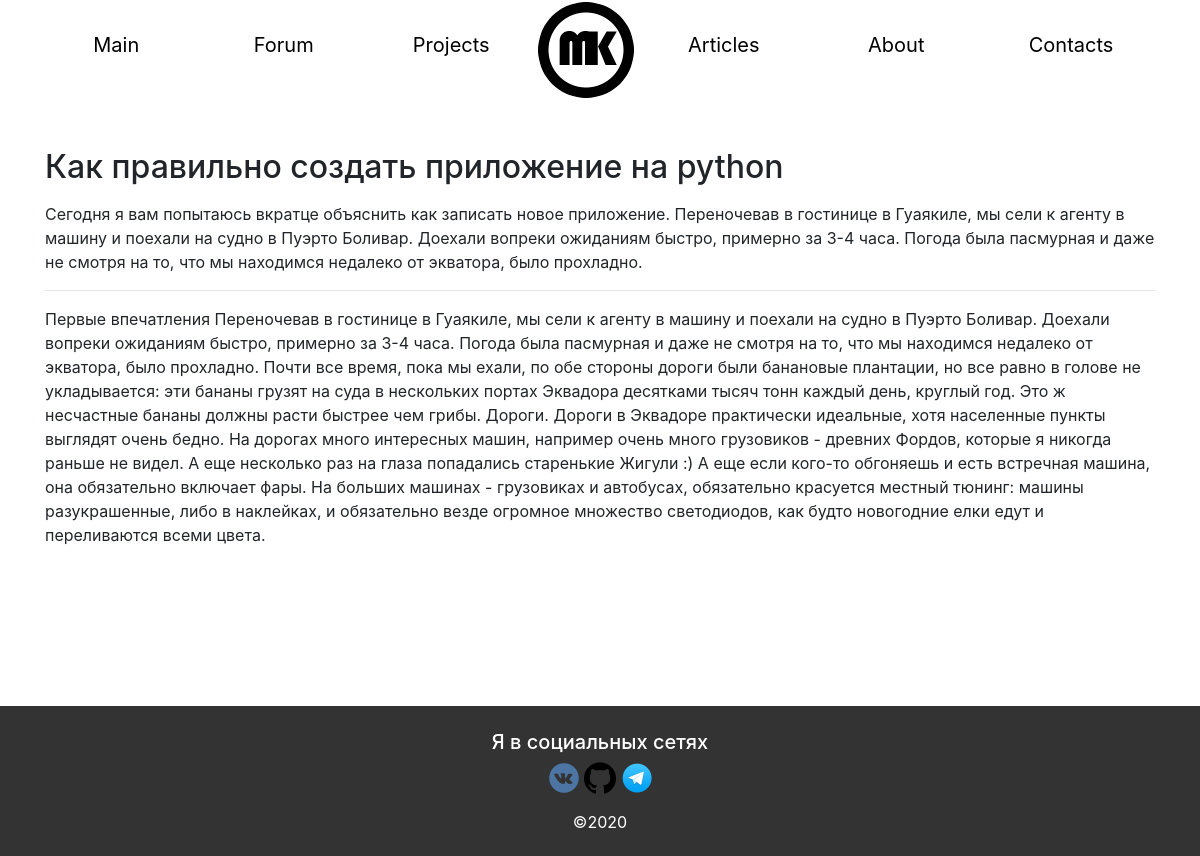
The page /article/detail/1/ on the database as committed earlier.
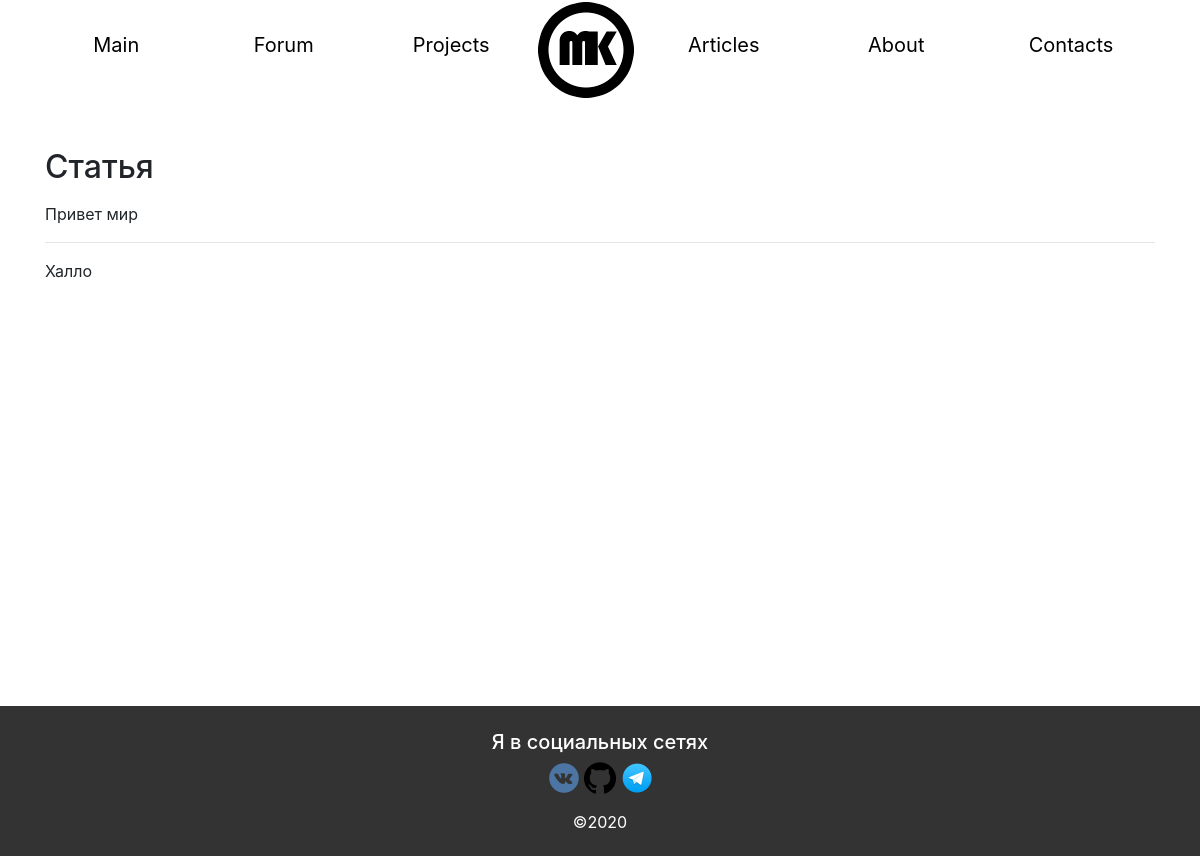
The same page on the database as committed later.
### main/models.py (models this page shows, shortened)
class Article(models.Model):
	title = models.CharField(max_length=150, db_index=True, verbose_name='Название статьи')
	description = models.TextField(max_length=2000, db_index=True, verbose_name='Краткое описание статьи')
	content = RichTextField(blank=True, db_index=True, verbose_name='Текст статьи')
	date_pub = models.DateTimeField(auto_now_add=True, verbose_name='Дата публикации')
	class Meta:
		verbose_name='Статья'
		verbose_name_plural='Статьи'
		ordering = ['-date_pub']

### main/views.py (the view)
# urls.py: path('article/detail/<int:pk>/', article_detail, name='article_detail_name'),
def article_detail(request, pk):
	article = get_object_or_404(Article, pk=pk)
	context = {'article': article}
	return render(request, 'main/article_detail.html', context)

### main/templates/main/article_detail.html (shortened to what this page needs)
{% extends "layout/basic.html" %}
{% block content %}
	<h2>{{ article.title }}</h2>
	<p>{{ article.description }}</p>
	<hr>
	<p>{{ article.content|safe }}</p>
{% endblock %}

Rows that differ between the two databases and show on the page:
changed Article: title "Как правильно создать приложение на python" → "Статья"; description "Сегодня я вам попытаюсь вкратце объяснить как записать новое приложение. Переночевав в гостинице в Гуаякиле, мы сели к агенту в машину и поехали на судно в Пуэрто Боливар. Доехали вопреки ожиданиям быстро, примерно за 3-4 часа. Погода была пасмурная и даже не смотря на то, что мы находимся недалеко от экватора, было прохладно." → "Привет мир"; content "Первые впечатления Переночевав в гостинице в Гуаякиле, мы сели к агенту в машину и поехали на судно в Пуэрто Боливар. Доехали вопреки ожиданиям быстро, примерно за 3-4 часа. Погода была пасмурная и даже не смотря на то, что мы находимся недалеко от экватора, было прохладно. Почти все время, пока мы ехали, по обе стороны дороги были банановые плантации, но все равно в голове не укладывается: эти бананы грузят на суда в нескольких портах Эквадора десятками тысяч тонн каждый день, круглый год. Это ж несчастные бананы должны расти быстрее чем грибы. Дороги. Дороги в Эквадоре практически идеальные, хотя населенные пункты выглядят очень бедно. На дорогах много интересных машин, например очень…" → "Халло"
